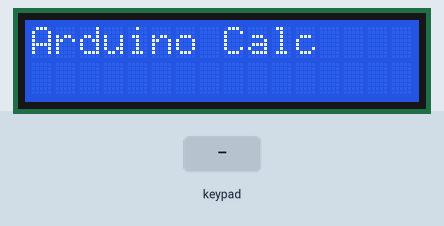
The sketch below on a simulated Arduino Uno, built with avr-gcc and run on an emulated ATmega328P. Parts: 16×2 character LCD. Inputs (shaded band) come from the test bench.

Above: at 0.1 s.
2.8 s: keypad keys 6 7 8 9 A pressed 0.4 s apart
At 5.5 s:
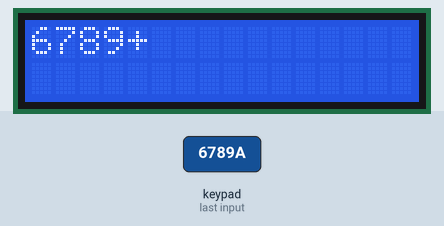
6.3 s: key 'D' pressed
At 6.8 s:
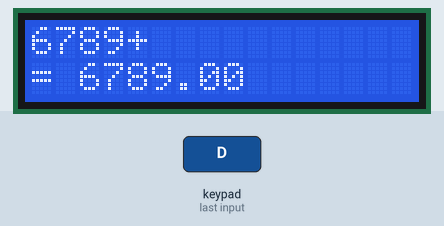
9.3 s: key '1' pressed
At 10.3 s:
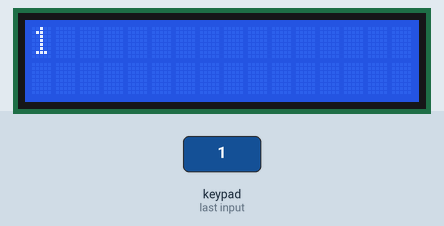
10.8 s: key 'B' pressed
At 11.4 s:
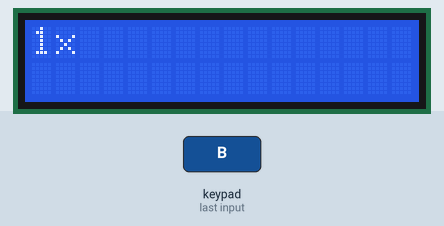
12.3 s: keypad keys 6 7 8 9 D pressed 0.4 s apart
At 15.1 s:
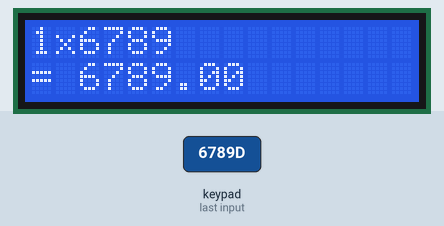
Timing chart, 0 to 16.6 s (numbered marks = the images above; inputs shaded):
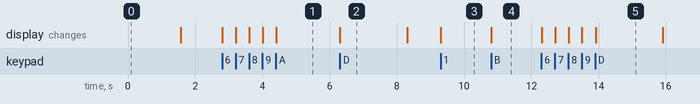

The sketch:

project-6code.ino
```cpp
#include <LiquidCrystal.h>
#include <Keypad.h>

// LCD‑scherm: RS, E, D4, D5, D6, D7
LiquidCrystal lcd(12, 11, 5, 4, 3, 2);

// Keypad‑grootte
const byte ROWS = 4;
const byte COLS = 4;

// Keypad‑indeling
char keys[ROWS][COLS] = {
  {'1','2','A','3'},
  {'4','5','B','6'},
  {'7','8','9','C'},
  {'*','0','#','D'}
};

// Pin‑aansluitingen voor rijen en kolommen
byte rowPins[ROWS] = {6, 7, 8, 9};
byte colPins[COLS] = {10, 13, A0, A1};

// Keypad‑object
Keypad keypad = Keypad(makeKeymap(keys), rowPins, colPins, ROWS, COLS);

// Variabelen voor invoer en berekening
String invoer = "";          // Volledige invoer zoals getoond op LCD
String getal1 = "";          // Eerste operand
String getal2 = "";          // Tweede operand
char operatorChar = 0;       // Gekozen operator (A,B,C)
bool operatorGekozen = false;

void setup() {
  lcd.begin(16, 2);
  lcd.clear();
  lcd.print("Arduino Calc");
  delay(1500);
  lcd.clear();
}

void loop() {
  char key = keypad.getKey();

  // Alleen verwerken als er een toets is ingedrukt
  if (key) {
    verwerkToets(key);
  }
}

void verwerkToets(char key) {

  // '#' = reset calculator
  if (key == '#') {
    resetAlles();
    return;
  }

  // '*' = backspace
  if (key == '*') {
    if (invoer.length() > 0) {
      invoer.remove(invoer.length() - 1);
      lcd.clear();
      lcd.print(invoer);
    }
    return;
  }

  // Operatoren: A = +, B = x, C = /
  if (key == 'A' || key == 'B' || key == 'C') {
    if (!operatorGekozen && invoer.length() > 0) {
      operatorChar = key;
      operatorGekozen = true;
      invoer += operatorSymbool(key);
      lcd.clear();
      lcd.print(invoer);
    }
    return;
  }

  // 'D' = berekenen
  if (key == 'D') {
    if (operatorGekozen) {
      bereken();
    }
    return;
  }

  // Cijfers toevoegen aan invoer
  if (key >= '0' && key <= '9') {
    invoer += key;
    lcd.clear();
    lcd.print(invoer);
  }
}

// Zet operator‑letter om naar symbool
String operatorSymbool(char op) {
  if (op == 'A') return "+";
  if (op == 'B') return "x";
  if (op == 'C') return "/";
  return "?";
}

void bereken() {
  // Zoek positie van operator in de invoer
  int pos = invoer.indexOf(operatorSymbool(operatorChar));

  // Splits invoer in twee getallen
  getal1 = invoer.substring(0, pos);
  getal2 = invoer.substring(pos + 1);

  float n1 = getal1.toFloat();
  float n2 = getal2.toFloat();
  float resultaat = 0;

  // Uitvoeren van de juiste berekening
  if (operatorChar == 'A') resultaat = n1 + n2;
  if (operatorChar == 'B') resultaat = n1 * n2;
  if (operatorChar == 'C') {
    if (n2 == 0) {
      lcd.clear();
      lcd.print("Fout: /0");
      delay(1500);
      resetAlles();
      return;
    }
    resultaat = n1 / n2;
  }

  // Toon resultaat
  lcd.clear();
  lcd.print(invoer);
  lcd.setCursor(0, 1);
  lcd.print("= ");
  lcd.print(resultaat);

  delay(2000);
  resetAlles();
}

void resetAlles() {
  // Reset alle variabelen en maak LCD leeg
  invoer = "";
  getal1 = "";
  getal2 = "";
  operatorChar = 0;
  operatorGekozen = false;

  lcd.clear();
}
```

Measured:
- after the input at 2.8 s, the display: first changes at once (image 1 shows a later state)
- after the input at 6.3 s, the display: changes at once (image 2)
- after the input at 9.3 s, the display: changes at once (image 3)
- after the input at 10.8 s, the display: changes at once (image 4)
- after the input at 12.3 s, the display: first changes at once (image 5 shows a later state)
- what the display in image 2 shows lasts 2.0 s, from 6.3 s to 8.3 s
